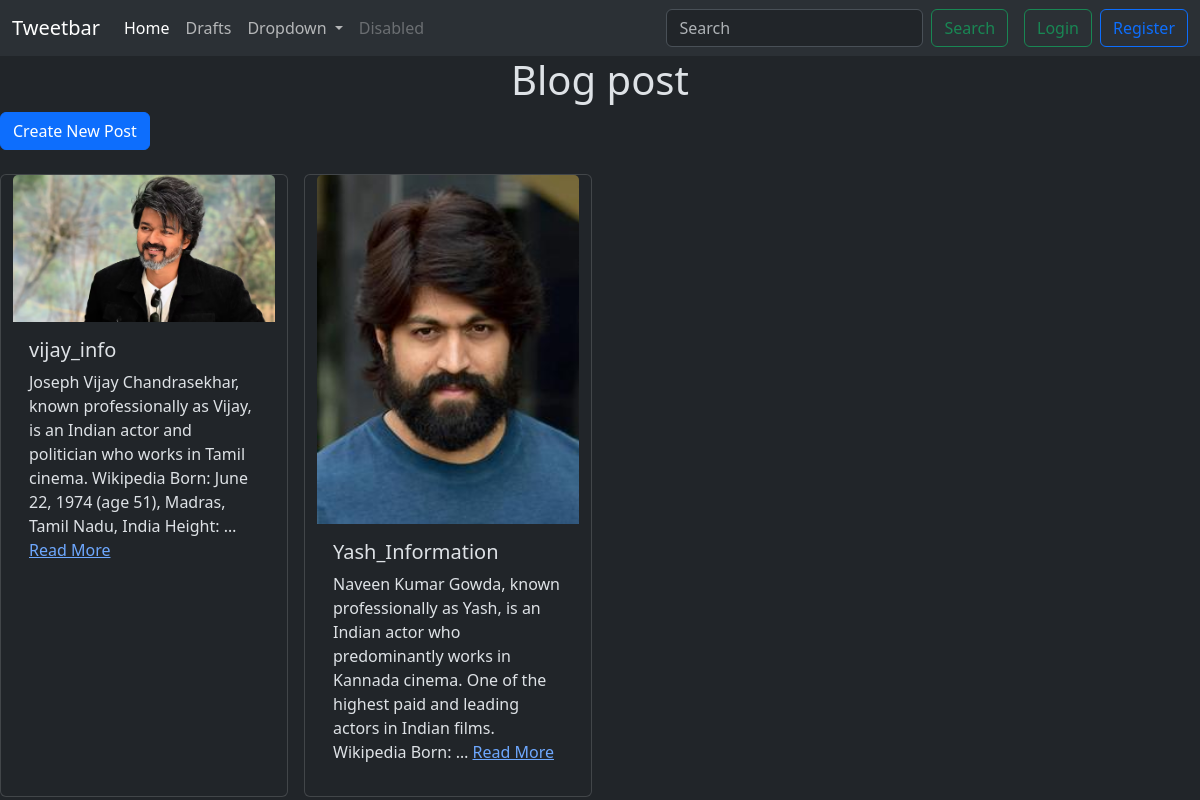
Before: / with the older database file.
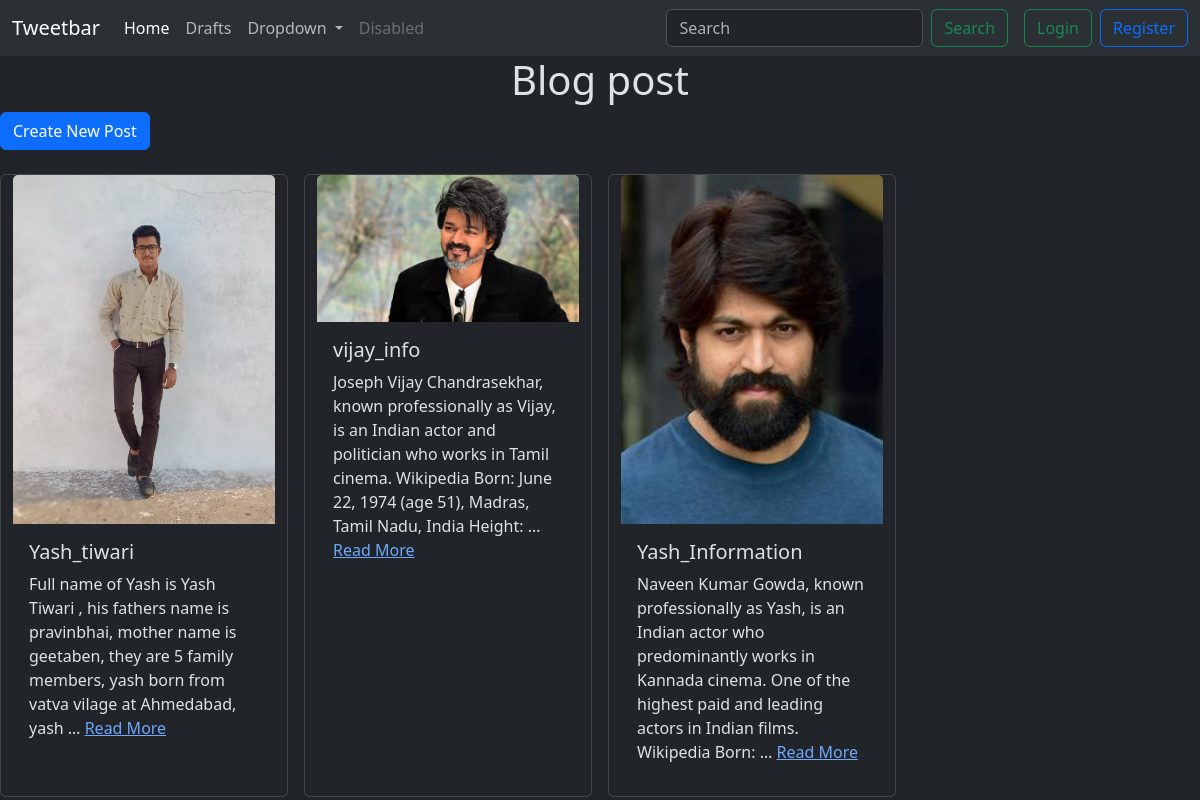
After: the same page with the newer database file.
### blog_app/models.py (models this page shows, shortened)
class Post(models.Model):
    id = models.AutoField(primary_key=True)
    STATUS_CHOICES = (
        ('draft', 'Draft'),
        ('published', 'Published'),
    )
    title = models.CharField(
        max_length=200,
        validators=[MinLengthValidator(5)]
    )
    author = models.ForeignKey(User, on_delete=models.CASCADE)
    slug = models.SlugField(unique=True, max_length=200)
    content = models.TextField(validators=[validate_content_length])
    image = models.ImageField(upload_to='blog_images/', blank=True, null=True)
    category = models.CharField(max_length=100, blank=True, null=True)
    status = models.CharField(max_length=10, choices=STATUS_CHOICES, default='draft')
    created_at = models.DateTimeField(auto_now_add=True)
    updated_at = models.DateTimeField(auto_now=True)

### blog_app/views.py (the view)
# urls.py: path('' , views.post_list , name='post_list'),
def post_list(request):
    try:
        posts = Post.objects.filter(status = 'published').order_by('-created_at')
    except Post.DoesNotExist:
        posts = None
    return render(request, 'post_list.html', {'posts': posts})

### templates/post_list.html (shortened to what this page needs)
{% extends 'base.html'%}
{% block content %}
<h1 style = "text-align: center;">Blog post</h1>
<a class = "btn btn-primary" href="{% url 'post_create' %}">Create New Post</a><br><br>
<div class="container row gap-3">
    {% for post in posts %}
    <div class="card" style="width: 18rem;">
  {% if post.image %}
        <img src="{{ post.image.url }}" class="card-img-top" alt="...">
    {% else %}
        <img src="https://via.placeholder.com/150" class="card-img-top" alt="No Image">
    {% endif %}
  <div class="card-body">
    <h5 class="card-title">{{ post.title }}</h5>
            <p class="card-text" id="short-{{ post.id }}">
                {{ post.content|truncatewords:30 }}
                {% if post.content|length > 30 %}
                    <a href="javascript:void(0);" onclick="toggleContent({{ post.id }})" id="readMore-{{ post.id }}">Read More</a>
                {% endif %}
            </p>
  </div>
</div>
    {% endfor %}
</div>
{% endblock %}

### templates/base.html (shortened to what this page needs)
{% load static %}
<!DOCTYPE html>
<html lang="en" data-bs-theme="dark">
<head>
    <link href="https://cdn.jsdelivr.net/npm/bootstrap@5.3.8/dist/css/bootstrap.min.css" rel="stylesheet">
</head>
<body>
    <nav class="navbar navbar-expand-lg bg-body-tertiary">
  <div class="container-fluid">
    <a class="navbar-brand" href="{% url 'post_list' %}">Tweetbar</a>
    <div class="collapse navbar-collapse" id="navbarSupportedContent">
      <ul class="navbar-nav me-auto mb-2 mb-lg-0">
        <li class="nav-item">
          <a class="nav-link active" aria-current="page" href="{% url 'post_list' %}">Home</a>
        </li>
        <li class="nav-item">
          <a class="nav-link" href="{% url 'post_draft_list' %}">Drafts</a>
        </li>
         <li class="nav-item dropdown">
          <a class="nav-link dropdown-toggle" href="#" role="button" data-bs-toggle="dropdown" aria-expanded="false">
            Dropdown
          </a>
        </li>
        <li class="nav-item">
          <a class="nav-link disabled" aria-disabled="true">Disabled</a>
        </li>
      </ul>
      <form method="get" action="{% url 'search_post' %}" class="d-flex" role="search">
        <input class="form-control me-2" type="search" placeholder="Search" aria-label="Search" name="query" id="query"/>
        <button class="btn btn-outline-success" type="submit">Search</button>
      </form>
     <div class="d-flex ms-3">
        {% if user.is_authenticated %}
      <form method="post" action="{% url 'logout' %}">
        {% csrf_token %}
          <span class="navbar-text me-3">
            Hello, {{ user.username }}!
        <button class="btn btn-outline-danger" type="submit">Logout</button>
      </form>
        {% else %}
        <a href="{% url 'login' %}" class="btn btn-outline-success me-2">Login</a>
        <a href="{% url 'register' %}" class="btn btn-outline-primary">Register</a>
        {% endif %}
      </div>
  </div>
</nav>
    {% block content %}
    {% endblock %}
</body>
</html>

Changed rows visible on the page:
added Post: image (picture), title "Yash_tiwari", content "Full name of Yash is Yash Tiwari , his fathers name is pravinbhai, mother name is geetaben, they are 5 family members, yash born from vatva vilage at Ahmedabad, yash …"
